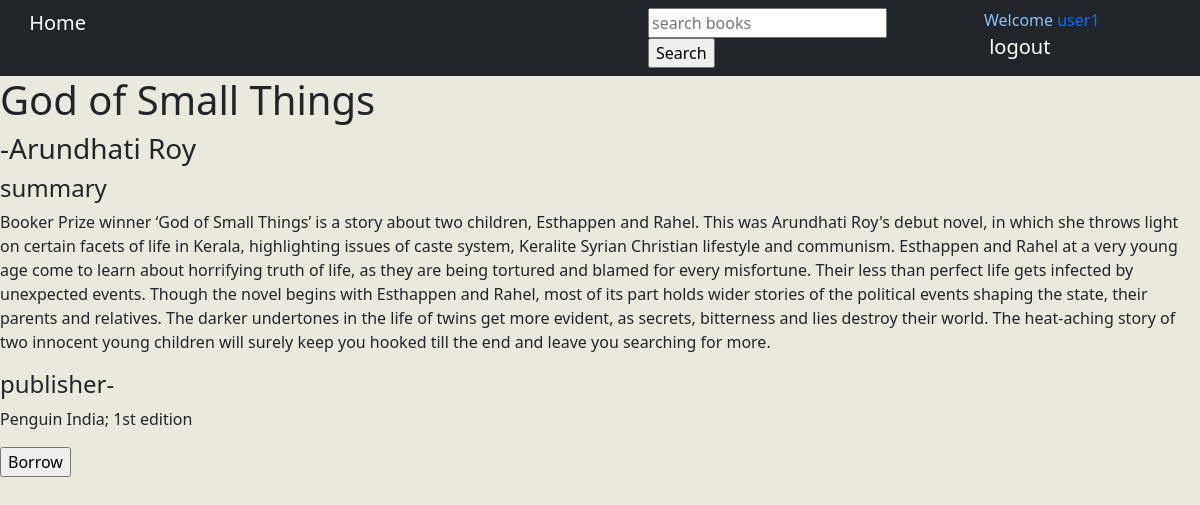
The page /details/10/ (signed in) on the database its author committed.
### library/models.py (models this page shows, shortened)
class Book(models.Model):
    book_title=models.CharField(max_length=100)
    author=models.CharField(max_length=250)
    publisher=models.CharField(max_length=1000)
    summary=models.CharField(max_length=90000)
    Isbn=models.CharField(max_length=20)
    location=models.CharField(max_length=10)
    count=models.IntegerField(default=1)

### library/views.py (the view)
# urls.py: path('details/<int:pk>/',views.details,name='details'),
@login_required(login_url='entry')
def details(request,pk):
    details=Book.objects.get(id = pk)
    username=request.user
    user=User.objects.get(username=username)
    context={
        'book':details,
        'user':user,
    }
    return render(request,'library/details.html',context)

### library/templates/library/details.html (shortened to what this page needs)
{% extends 'library/navbar.html' %}
    {% block librarian %}
    <a href="{% url 'librarian' %}" class="navbar-brand">&nbsp;Home</a>
    {% endblock %}
    {% block content %}
    <h1>{{book.book_title}}</h1>
    <h3>-{{book.author}}</h3>
    <h4>summary</h4>
    <p>{{book.summary}}</p>
    <h4>publisher-</h4>
    <p>{{book.publisher}}</p>
    <form action="{% url 'borrow' book.id %}" method="POST">
        <input type="submit" value="Borrow">
    </form>
{% endblock %}

### library/templates/library/navbar.html (shortened to what this page needs)
<!DOCTYPE html>
<html lang="en">
<head>
    <link href="https://cdn.jsdelivr.net/npm/bootstrap@5.0.0-beta3/dist/css/bootstrap.min.css" rel="stylesheet">
    {% load static %}
    <link rel="stylesheet" href="{% static 'library/main.css' %}" type="text/css">
</head>
<body>
    <nav class="navbar navbar-dark bg-dark">
        <div class="container-fluid row align-items-start">
            <div class="col-6">
                {% block librarian %}{% endblock %}
            </div>
            <div class="col-3">
                <form action="{% url 'search' %}" method="GET">
                <input type="text" name="search" id="search" placeholder="search books">
                <input type="submit" value="Search">
            </form>
            </div>
            <div class="col-2">
            {% block profile %}
            <span class="welcome">Welcome<a href="{% url 'profile' request.user %}">&nbsp;{{request.user}}</a>&nbsp;&nbsp;</span>
            {% endblock %}
            <a href="{%url 'logout' %}" class="navbar-brand">&nbsp;logout</a>
            </div>
        </div>
    </nav>
    {% block content %}
    {% endblock %}
</body>
</html>

### library/static/library/main.css (style rules this page uses)
.welcome { color:#8cc1f5; }
body { background-color:#eae9de; }
a { text-decoration: none; }

### rows shown on the page
Book: book_title "God of Small Things", author "Arundhati Roy", summary "Booker Prize winner ‘God of Small Things’ is a story about two children, Esthappen and Rahel. This was Arundhati Roy's debut novel, in which she throws light on certain facets of life in Kerala, highlighting issues of caste system, Keralite Syrian Christian lifestyle and communism. Esthappen and Rahel at a very young age come to learn about horrifying truth of life, as they are being tortured and blamed for every misfortune. Their less than perfect life gets infected by unexpected events. Though the novel begins with Esthappen and Rahel, most of its part holds wider stories of the political events shaping the state, their parents and relatives. The darker undertones in the life of twins get…", publisher "Penguin India; 1st edition"

### other values the page prints
{{ request.user }} "user1"
